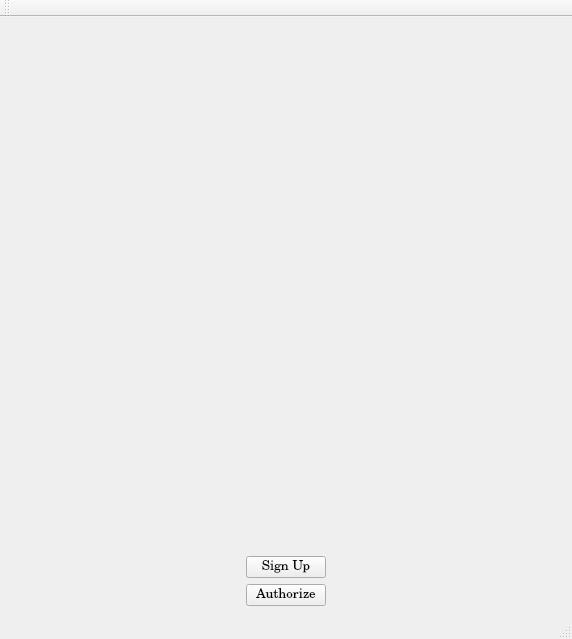
<?xml version="1.0" encoding="UTF-8"?>
<ui version="4.0">
 <class>MainWindow</class>
 <widget class="QMainWindow" name="MainWindow">
  <property name="geometry">
   <rect>
    <x>0</x>
    <y>0</y>
    <width>572</width>
    <height>639</height>
   </rect>
  </property>
  <property name="windowTitle">
   <string>MainWindow</string>
  </property>
  <widget class="QWidget" name="centralWidget">
   <layout class="QHBoxLayout" name="horizontalLayout">
    <item>
     <layout class="QVBoxLayout" name="verticalLayout">
      <item>
       <widget class="QLabel" name="Pix_Parrot">
        <property name="font">
         <font>
          <family>Century</family>
          <pointsize>10</pointsize>
         </font>
        </property>
        <property name="styleSheet">
         <string notr="true">image: url(:/img/images/parrot.jpg)</string>
        </property>
        <property name="text">
         <string/>
        </property>
       </widget>
      </item>
      <item>
       <layout class="QGridLayout" name="gridLayout">
        <item row="1" column="1">
         <widget class="QPushButton" name="pushButton_Authorize">
          <property name="font">
           <font>
            <family>Century</family>
            <pointsize>10</pointsize>
           </font>
          </property>
          <property name="text">
           <string>Authorize</string>
          </property>
         </widget>
        </item>
        <item row="0" column="1">
         <widget class="QPushButton" name="pushButton_SignUP">
          <property name="font">
           <font>
            <family>Century</family>
            <pointsize>10</pointsize>
           </font>
          </property>
          <property name="text">
           <string>Sign Up</string>
          </property>
         </widget>
        </item>
        <item row="0" column="0">
         <spacer name="horizontalSpacer">
          <property name="orientation">
           <enum>Qt::Horizontal</enum>
          </property>
          <property name="sizeHint" stdset="0">
           <size>
            <width>40</width>
            <height>20</height>
           </size>
          </property>
         </spacer>
        </item>
        <item row="1" column="0">
         <spacer name="horizontalSpacer_2">
          <property name="orientation">
           <enum>Qt::Horizontal</enum>
          </property>
          <property name="sizeHint" stdset="0">
           <size>
            <width>40</width>
            <height>20</height>
           </size>
          </property>
         </spacer>
        </item>
        <item row="0" column="2">
         <spacer name="horizontalSpacer_3">
          <property name="orientation">
           <enum>Qt::Horizontal</enum>
          </property>
          <property name="sizeHint" stdset="0">
           <size>
            <width>40</width>
            <height>20</height>
           </size>
          </property>
         </spacer>
        </item>
        <item row="1" column="2">
         <spacer name="horizontalSpacer_4">
          <property name="orientation">
           <enum>Qt::Horizontal</enum>
          </property>
          <property name="sizeHint" stdset="0">
           <size>
            <width>40</width>
            <height>20</height>
           </size>
          </property>
         </spacer>
        </item>
       </layout>
      </item>
     </layout>
    </item>
   </layout>
  </widget>
  <widget class="QMenuBar" name="menuBar">
   <property name="geometry">
    <rect>
     <x>0</x>
     <y>0</y>
     <width>572</width>
     <height>26</height>
    </rect>
   </property>
  </widget>
  <widget class="QToolBar" name="mainToolBar">
   <attribute name="toolBarArea">
    <enum>TopToolBarArea</enum>
   </attribute>
   <attribute name="toolBarBreak">
    <bool>false</bool>
   </attribute>
  </widget>
  <widget class="QStatusBar" name="statusBar"/>
 </widget>
 <layoutdefault spacing="6" margin="11"/>
 <resources/>
 <connections/>
</ui>
